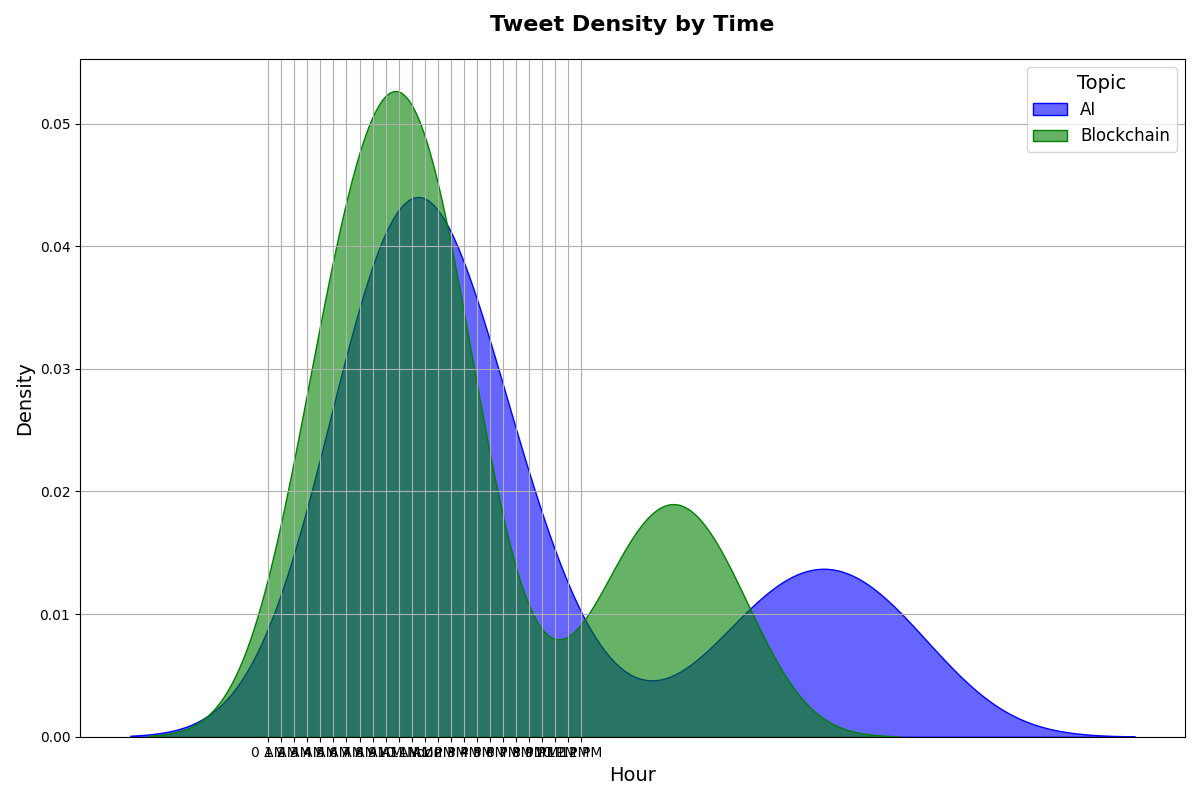

Here is the Python script that generated this plot:
import numpy as np
import matplotlib.pyplot as plt
import seaborn as sns

# Data for plotting
time_of_day = np.linspace(0, 24, 100)
tweets_ai = np.piecewise(time_of_day,
                         [time_of_day < 6, (time_of_day >= 6) & (time_of_day < 12), (time_of_day >= 12) & (time_of_day < 18), time_of_day >= 18],
                         [lambda x: 10 + 2*x, lambda x: 25 - 1.5*x, lambda x: 5 + 2.5*x, lambda x: 30 - x])
tweets_blockchain = np.piecewise(time_of_day,
                                 [time_of_day < 6, (time_of_day >= 6) & (time_of_day < 12), (time_of_day >= 12) & (time_of_day < 18), time_of_day >= 18],
                                 [lambda x: 8 + 1.5*x, lambda x: 20 - x, lambda x: 4 + 1.8*x, lambda x: 22 - 0.8*x])

# Plot setup
fig, ax = plt.subplots(figsize=(12, 8))
sns.kdeplot(tweets_ai, label='AI', color='blue', shade=True, alpha=0.6, ax=ax)
sns.kdeplot(tweets_blockchain, label='Blockchain', color='green', shade=True, alpha=0.6, ax=ax)

# Customize text
ax.set_title('Tweet Density by Time', fontsize=16, fontweight='bold', pad=20)
ax.set_xlabel('Hour', fontsize=14)
ax.set_ylabel('Density', fontsize=14)
ax.legend(title='Topic', fontsize=12, title_fontsize=14)
plt.xticks(np.arange(0, 25, step=1), labels=[f'{int(i)} AM' if i < 12 else ('Noon' if i == 12 else f'{int(i)-12} PM') for i in np.arange(0, 25, step=1)])
plt.grid(True)

plt.tight_layout()
plt.show()
